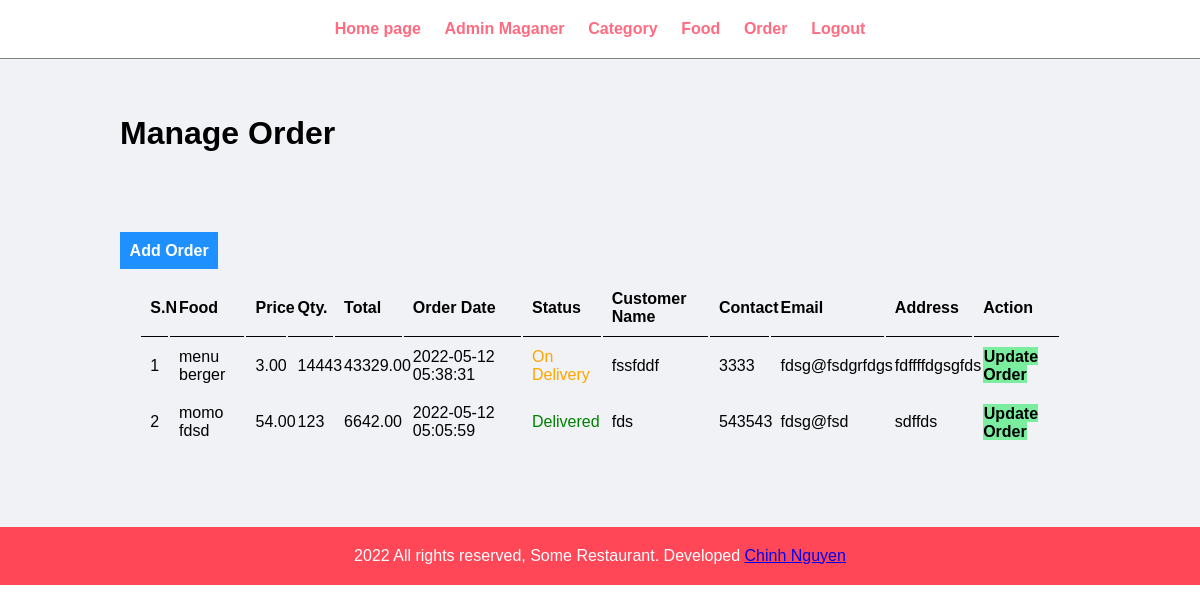
Screenshot of /admin/manage-order.php (signed in) with the database file from the repository.
### tables this page shows
CREATE TABLE `tbl_order` (
  `id` int(10) UNSIGNED NOT NULL,
  `food` varchar(150) NOT NULL,
  `price` decimal(10,2) NOT NULL,
  `qty` int(11) NOT NULL,
  `total` decimal(10,2) NOT NULL,
  `order_date` datetime NOT NULL,
  `status` varchar(50) NOT NULL,
  `customer_name` varchar(150) NOT NULL,
  `customer_contact` varchar(20) NOT NULL,
  `customer_email` varchar(150) NOT NULL,
  `customer_address` varchar(255) NOT NULL
);

### admin/manage-order.php (the view, shortened to what this page needs)
<?php include('partrials/menu.php')  ?>
<div class="main_content">
  <div class="wrapper">
    <h1>Manage Order</h1>
    <br><br><br>
    <br><br>
       <a href="#" class="btn-primary">Add Order</a>
       <table class="tbl_full">
         <tr>
           <th>S.N</th>
           <th>Food</th>
           <th>Price</th>
           <th>Qty.</th>
           <th>Total</th>
           <th>Order Date</th>
           <th>Status</th>
           <th>Customer Name</th>
           <th>Contact</th>
           <th>Email</th>
           <th>Address</th>
           <th>Action</th>
         </tr>
        <?php
          $sql = "SELECT * FROM tbl_order order by id desc";
          $res = mysqli_query($conn, $sql);
          $count = mysqli_num_rows($res);
          $sn = 1;
          if($count > 0){
             while($row = mysqli_fetch_assoc($res)){
               $id = $row['id'];
               $food = $row['food'];
               $price = $row['price'];
               $qty = $row['qty'];
               $total = $row['total'];
               $order_date = $row['order_date'];
               $status = $row['status'];
               $customer_name = $row['customer_name'];
               $customer_contact = $row['customer_contact'];
               $customer_email = $row['customer_email'];
               $customer_address = $row['customer_address'];
               ?>
                <tr>
                  <td><?php echo $sn++; ?></td>
                  <td><?php echo $food; ?></td>
                  <td><?php echo $price; ?></td>
                  <td><?php echo $qty; ?></td>
                  <td><?php echo $total; ?></td>
                  <td><?php echo $order_date; ?></td>
                  <td>
                    <?php
                      if($status=="Ordered"){
                        echo "<label>$status</label>";
                      }
                      elseif($status=="On Delivery"){
                        echo "<label style='color: orange;'>$status</label>";
                      }
                      elseif($status=="Delivered"){
                        echo "<label style='color: green;'>$status</label>";
                      }
                      elseif($status=="Cancelled"){
                        echo "<label style='color: red;'>$status</label>";
                      }
                    ?>
                  </td>
                  <td><?php echo $customer_name; ?></td>
                  <td><?php echo $customer_contact; ?></td>
                  <td><?php echo $customer_email; ?></td>
                  <td><?php echo $customer_address; ?></td>
                  <td>
                    <a href="<?php echo SITEURL; ?>admin/update-order.php?id=<?php echo $id; ?>" class="btn-secondary">Update Order </a>
                  </td>
                </tr>
               <?php
             }
          }
          else{
            echo "<tr><td colspan='12' class='error'> Order not Available</td></tr>";
          }
        ?>
       </table>
  </div>
</div>
<?php include('partrials/footer.php')  ?>

### css/admin.css (style rules this page uses)
* { margin: 0; padding: 0; font-family: Arial, Helvetica, sans-serif; }
.wrapper { padding: 20px; width: 80%; margin: 0 auto; }
.tbl_full { width: 100%; padding: 2%; }
table tr th { text-align: left; border-bottom: 1px solid black; padding: 1%; }
table tr td { padding: 1%; }
.btn-primary { background-color: #1e90ff; padding: 1%; color: white; text-decoration: none; font-weight: bold; }
.btn-secondary { background-color: #7bed9f; padding: 1%; color: black; text-decoration: none; font-weight: bold; }
.main_content { background-color: #f1f2f6; padding: 3% 0; }

### rows the page displays
tbl_order: food "menu berger", price "3.00", qty "14443", total "43329.00", order_date "2022-05-12 05:38:31", status "On Delivery", customer_name "fssfddf", customer_contact "3333", customer_email "fdsg@fsdgrfdgs", customer_address "fdffffdgsgfds"
tbl_order: food "momo fdsd", price "54.00", qty "123", total "6642.00", order_date "2022-05-12 05:05:59", status "Delivered", customer_name "fds", customer_contact "543543", customer_email "fdsg@fsd", customer_address "sdffds"
